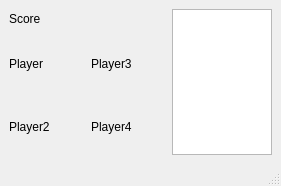
<?xml version="1.0" encoding="UTF-8"?>
<ui version="4.0">
 <class>game_table</class>
 <widget class="QMainWindow" name="game_table">
  <property name="geometry">
   <rect>
    <x>0</x>
    <y>0</y>
    <width>281</width>
    <height>186</height>
   </rect>
  </property>
  <property name="windowTitle">
   <string>MainWindow</string>
  </property>
  <widget class="QWidget" name="centralwidget">
   <layout class="QGridLayout" name="gridLayout_2">
    <item row="0" column="0">
     <layout class="QHBoxLayout" name="horizontalLayout">
      <item>
       <layout class="QVBoxLayout" name="verticalLayout_3">
        <item>
         <widget class="QLabel" name="label_5">
          <property name="sizePolicy">
           <sizepolicy hsizetype="Expanding" vsizetype="Fixed">
            <horstretch>0</horstretch>
            <verstretch>0</verstretch>
           </sizepolicy>
          </property>
          <property name="maximumSize">
           <size>
            <width>16777215</width>
            <height>20</height>
           </size>
          </property>
          <property name="text">
           <string>Score</string>
          </property>
         </widget>
        </item>
        <item>
         <layout class="QGridLayout" name="gridLayout">
          <item row="1" column="0">
           <widget class="QLabel" name="label">
            <property name="text">
             <string>Player2</string>
            </property>
           </widget>
          </item>
          <item row="0" column="0">
           <widget class="QLabel" name="label_8">
            <property name="text">
             <string>Player</string>
            </property>
           </widget>
          </item>
          <item row="0" column="1">
           <widget class="QLabel" name="label_2">
            <property name="text">
             <string>Player3</string>
            </property>
           </widget>
          </item>
          <item row="1" column="1">
           <widget class="QLabel" name="label_3">
            <property name="text">
             <string>Player4</string>
            </property>
           </widget>
          </item>
         </layout>
        </item>
       </layout>
      </item>
      <item>
       <widget class="QTextBrowser" name="textBrowser">
        <property name="sizePolicy">
         <sizepolicy hsizetype="Fixed" vsizetype="Expanding">
          <horstretch>10</horstretch>
          <verstretch>0</verstretch>
         </sizepolicy>
        </property>
        <property name="minimumSize">
         <size>
          <width>10</width>
          <height>0</height>
         </size>
        </property>
        <property name="maximumSize">
         <size>
          <width>100</width>
          <height>16777215</height>
         </size>
        </property>
        <property name="midLineWidth">
         <number>0</number>
        </property>
        <property name="openExternalLinks">
         <bool>false</bool>
        </property>
       </widget>
      </item>
     </layout>
    </item>
   </layout>
  </widget>
  <widget class="QMenuBar" name="menubar">
   <property name="geometry">
    <rect>
     <x>0</x>
     <y>0</y>
     <width>281</width>
     <height>17</height>
    </rect>
   </property>
  </widget>
  <widget class="QStatusBar" name="statusbar"/>
 </widget>
 <resources/>
 <connections/>
</ui>
